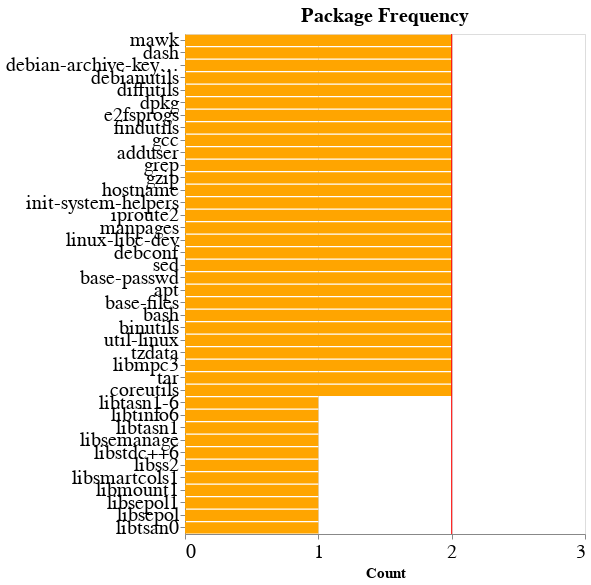

Notebook code for this chart:
### Code cell
# Filter data
chart_data = df_sbom_data_packages[(df_sbom_data_packages.target == 'time') & (df_sbom_data_packages.type_y == 'container')]
chart_data_grouped = chart_data.groupby(['package_names']).count().reset_index().sort_values('package_names').sort_values('bom', ascending=False).head(40)
# Plot data
pm1 = alt.Chart(chart_data_grouped, title='Package Frequency').mark_bar(color='orange').encode(
    x = alt.X('bom', title='Count', axis=alt.Axis(tickMinStep=1), scale=alt.Scale(domain=(0,len(chart_data.producer.unique())+1))),
    y = alt.Y('package_names', sort='-x', title=None)#, axis=alt.Axis(labels=False))
)
rule = alt.Chart(chart_data.drop_duplicates(subset=['producer'])).mark_rule(color='red').encode(
    x=('count(producer)')
)
(pm1+rule).properties(height=500,width=400).configure_axis(
    labelFontSize=20,
    titleFontSize=15
).configure_title(fontSize=20)

### Figure 1 — Vega-Lite specification as saved in the notebook (floating-point values rounded to 4 significant figures)
{"config": {"view": {"continuousWidth": 400, "continuousHeight": 300}, "axis": {"labelFontSize": 20, "titleFontSize": 15}, "title": {"fontSize": 20}}, "layer": [{"data": {"name": "data-5b0438abc52efca295e7e78a54c3f64a"}, "mark": {"type": "bar", "color": "orange"}, "encoding": {"x": {"type": "quantitative", "axis": {"tickMinStep": 1}, "field": "bom", "scale": {"domain": [0, 3]}, "title": "Count"}, "y": {"type": "nominal", "field": "package_names", "sort": "-x", "title": null}}, "title": "Package Frequency"}, {"data": {"name": "data-df828231903754203ff76ee72eafcee0"}, "mark": {"type": "rule", "color": "red"}, "encoding": {"x": {"type": "nominal", "aggregate": "count", "field": "producer"}}}], "height": 500, "width": 400, "$schema": "https://vega.github.io/schema/vega-lite/v4.8.1.json", "datasets": {"data-5b0438abc52efca295e7e78a54c3f64a": [{"package_names": "mawk", "bom": 2, "files": 2, "files_with_hashes": 1, "got_final_product": 2, "packages": 2, "packages_with_hashes": 2, "packages_with_ids": 2, "packages_with_names": 2, "packages_with_suppliers": 2, "relationships": 2, "sbom_author": 1, "sbom_created": 2, "sbom_target": 2, "supplier_names": 2, "type_x": 2, "file": 2, "format": 2, "gzipped": 2, "standard": 2, "version": 2, "zipfile": 2, "target": 2, "producer": 2, "sbom": 2, "type_y": 2}, {"package_names": "dash", "bom": 2, "files": 2, "files_with_hashes": 1, "got_final_product": 2, "packages": 2, "packages_with_hashes": 2, "packages_with_ids": 2, "packages_with_names": 2, "packages_with_suppliers": 2, "relationships": 2, "sbom_author": 1, "sbom_created": 2, "sbom_target": 2, "supplier_names": 2, "type_x": 2, "file": 2, "format": 2, "gzipped": 2, "standard": 2, "version": 2, "zipfile": 2, "target": 2, "producer": 2, "sbom": 2, "type_y": 2}, {"package_names": "debian-archive-keyring", "bom": 2, "files": 2, "files_with_hashes": 1, "got_final_product": 2, "packages": 2, "packages_with_hashes": 2, "packages_with_ids": 2, "packages_with_names": 2, "packages_with_suppliers": 2, "relationships": 2, "sbom_author": 1, "sbom_created": 2, "sbom_target": 2, "supplier_names": 2, "type_x": 2, "file": 2, "format": 2, "gzipped": 2, "standard": 2, "version": 2, "zipfile": 2, "target": 2, "producer": 2, "sbom": 2, "type_y": 2}, {"package_names": "debianutils", "bom": 2, "files": 2, "files_with_hashes": 1, "got_final_product": 2, "packages": 2, "packages_with_hashes": 2, "packages_with_ids": 2, "packages_with_names": 2, "packages_with_suppliers": 2, "relationships": 2, "sbom_author": 1, "sbom_created": 2, "sbom_target": 2, "supplier_names": 2, "type_x": 2, "file": 2, "format": 2, "gzipped": 2, "standard": 2, "version": 2, "zipfile": 2, "target": 2, "producer": 2, "sbom": 2, "type_y": 2}, {"package_names": "diffutils", "bom": 2, "files": 2, "files_with_hashes": 1, "got_final_product": 2, "packages": 2, "packages_with_hashes": 2, "packages_with_ids": 2, "packages_with_names": 2, "packages_with_suppliers": 2, "relationships": 2, "sbom_author": 1, "sbom_created": 2, "sbom_target": 2, "supplier_names": 2, "type_x": 2, "file": 2, "format": 2, "gzipped": 2, "standard": 2, "version": 2, "zipfile": 2, "target": 2, "producer": 2, "sbom": 2, "type_y": 2}, {"package_names": "dpkg", "bom": 2, "files": 2, "files_with_hashes": 1, "got_final_product": 2, "packages": 2, "packages_with_hashes": 2, "packages_with_ids": 2, "packages_with_names": 2, "packages_with_suppliers": 2, "relationships": 2, "sbom_author": 1, "sbom_created": 2, "sbom_target": 2, "supplier_names": 2, "type_x": 2, "file": 2, "format": 2, "gzipped": 2, "standard": 2, "version": 2, "zipfile": 2, "target": 2, "producer": 2, "sbom": 2, "type_y": 2}, {"package_names": "e2fsprogs", "bom": 2, "files": 2, "files_with_hashes": 1, "got_final_product": 2, "packages": 2, "packages_with_hashes": 2, "packages_with_ids": 2, "packages_with_names": 2, "packages_with_suppliers": 2, "relationships": 2, "sbom_author": 1, "sbom_created": 2, "sbom_target": 2, "supplier_names": 2, "type_x": 2, "file": 2, "format": 2, "gzipped": 2, "standard": 2, "version": 2, "zipfile": 2, "target": 2, "producer": 2, "sbom": 2, "type_y": 2}, {"package_names": "findutils", "bom": 2, "files": 2, "files_with_hashes": 1, "got_final_product": 2, "packages": 2, "packages_with_hashes": 2, "packages_with_ids": 2, "packages_with_names": 2, "packages_with_suppliers": 2, "relationships": 2, "sbom_author": 1, "sbom_created": 2, "sbom_target": 2, "supplier_names": 2, "type_x": 2, "file": 2, "format": 2, "gzipped": 2, "standard": 2, "version": 2, "zipfile": 2, "target": 2, "producer": 2, "sbom": 2, "type_y": 2}, {"package_names": "gcc", "bom": 2, "files": 2, "files_with_hashes": 1, "got_final_product": 2, "packages": 2, "packages_with_hashes": 2, "packages_with_ids": 2, "packages_with_names": 2, "packages_with_suppliers": 2, "relationships": 2, "sbom_author": 1, "sbom_created": 2, "sbom_target": 2, "supplier_names": 2, "type_x": 2, "file": 2, "format": 2, "gzipped": 2, "standard": 2, "version": 2, "zipfile": 2, "target": 2, "producer": 2, "sbom": 2, "type_y": 2}, {"package_names": "adduser", "bom": 2, "files": 2, "files_with_hashes": 1, "got_final_product": 2, "packages": 2, "packages_with_hashes": 2, "packages_with_ids": 2, "packages_with_names": 2, "packages_with_suppliers": 2, "relationships": 2, "sbom_author": 1, "sbom_created": 2, "sbom_target": 2, "supplier_names": 2, "type_x": 2, "file": 2, "format": 2, "gzipped": 2, "standard": 2, "version": 2, "zipfile": 2, "target": 2, "producer": 2, "sbom": 2, "type_y": 2}, {"package_names": "grep", "bom": 2, "files": 2, "files_with_hashes": 1, "got_final_product": 2, "packages": 2, "packages_with_hashes": 2, "packages_with_ids": 2, "packages_with_names": 2, "packages_with_suppliers": 2, "relationships": 2, "sbom_author": 1, "sbom_created": 2, "sbom_target": 2, "supplier_names": 2, "type_x": 2, "file": 2, "format": 2, "gzipped": 2, "standard": 2, "version": 2, "zipfile": 2, "target": 2, "producer": 2, "sbom": 2, "type_y": 2}, {"package_names": "gzip", "bom": 2, "files": 2, "files_with_hashes": 1, "got_final_product": 2, "packages": 2, "packages_with_hashes": 2, "packages_with_ids": 2, "packages_with_names": 2, "packages_with_suppliers": 2, "relationships": 2, "sbom_author": 1, "sbom_created": 2, "sbom_target": 2, "supplier_names": 2, "type_x": 2, "file": 2, "format": 2, "gzipped": 2, "standard": 2, "version": 2, "zipfile": 2, "target": 2, "producer": 2, "sbom": 2, "type_y": 2}, {"package_names": "hostname", "bom": 2, "files": 2, "files_with_hashes": 1, "got_final_product": 2, "packages": 2, "packages_with_hashes": 2, "packages_with_ids": 2, "packages_with_names": 2, "packages_with_suppliers": 2, "relationships": 2, "sbom_author": 1, "sbom_created": 2, "sbom_target": 2, "supplier_names": 2, "type_x": 2, "file": 2, "format": 2, "gzipped": 2, "standard": 2, "version": 2, "zipfile": 2, "target": 2, "producer": 2, "sbom": 2, "type_y": 2}, {"package_names": "init-system-helpers", "bom": 2, "files": 2, "files_with_hashes": 1, "got_final_product": 2, "packages": 2, "packages_with_hashes": 2, "packages_with_ids": 2, "packages_with_names": 2, "packages_with_suppliers": 2, "relationships": 2, "sbom_author": 1, "sbom_created": 2, "sbom_target": 2, "supplier_names": 2, "type_x": 2, "file": 2, "format": 2, "gzipped": 2, "standard": 2, "version": 2, "zipfile": 2, "target": 2, "producer": 2, "sbom": 2, "type_y": 2}, {"package_names": "iproute2", "bom": 2, "files": 2, "files_with_hashes": 1, "got_final_product": 2, "packages": 2, "packages_with_hashes": 2, "packages_with_ids": 2, "packages_with_names": 2, "packages_with_suppliers": 2, "relationships": 2, "sbom_author": 1, "sbom_created": 2, "sbom_target": 2, "supplier_names": 2, "type_x": 2, "file": 2, "format": 2, "gzipped": 2, "standard": 2, "version": 2, "zipfile": 2, "target": 2, "producer": 2, "sbom": 2, "type_y": 2}, {"package_names": "manpages", "bom": 2, "files": 2, "files_with_hashes": 1, "got_final_product": 2, "packages": 2, "packages_with_hashes": 2, "packages_with_ids": 2, "packages_with_names": 2, "packages_with_suppliers": 2, "relationships": 2, "sbom_author": 1, "sbom_created": 2, "sbom_target": 2, "supplier_names": 2, "type_x": 2, "file": 2, "format": 2, "gzipped": 2, "standard": 2, "version": 2, "zipfile": 2, "target": 2, "producer": 2, "sbom": 2, "type_y": 2}, {"package_names": "linux-libc-dev", "bom": 2, "files": 2, "files_with_hashes": 1, "got_final_product": 2, "packages": 2, "packages_with_hashes": 2, "packages_with_ids": 2, "packages_with_names": 2, "packages_with_suppliers": 2, "relationships": 2, "sbom_author": 1, "sbom_created": 2, "sbom_target": 2, "supplier_names": 2, "type_x": 2, "file": 2, "format": 2, "gzipped": 2, "standard": 2, "version": 2, "zipfile": 2, "target": 2, "producer": 2, "sbom": 2, "type_y": 2}, {"package_names": "debconf", "bom": 2, "files": 2, "files_with_hashes": 1, "got_final_product": 2, "packages": 2, "packages_with_hashes": 2, "packages_with_ids": 2, "packages_with_names": 2, "packages_with_suppliers": 2, "relationships": 2, "sbom_author": 1, "sbom_created": 2, "sbom_target": 2, "supplier_names": 2, "type_x": 2, "file": 2, "format": 2, "gzipped": 2, "standard": 2, "version": 2, "zipfile": 2, "target": 2, "producer": 2, "sbom": 2, "type_y": 2}, {"package_names": "sed", "bom": 2, "files": 2, "files_with_hashes": 1, "got_final_product": 2, "packages": 2, "packages_with_hashes": 2, "packages_with_ids": 2, "packages_with_names": 2, "packages_with_suppliers": 2, "relationships": 2, "sbom_author": 1, "sbom_created": 2, "sbom_target": 2, "supplier_names": 2, "type_x": 2, "file": 2, "format": 2, "gzipped": 2, "standard": 2, "version": 2, "zipfile": 2, "target": 2, "producer": 2, "sbom": 2, "type_y": 2}, {"package_names": "base-passwd", "bom": 2, "files": 2, "files_with_hashes": 1, "got_final_product": 2, "packages": 2, "packages_with_hashes": 2, "packages_with_ids": 2, "packages_with_names": 2, "packages_with_suppliers": 2, "relationships": 2, "sbom_author": 1, "sbom_created": 2, "sbom_target": 2, "supplier_names": 2, "type_x": 2, "file": 2, "format": 2, "gzipped": 2, "standard": 2, "version": 2, "zipfile": 2, "target": 2, "producer": 2, "sbom": 2, "type_y": 2}, {"package_names": "apt", "bom": 2, "files": 2, "files_with_hashes": 1, "got_final_product": 2, "packages": 2, "packages_with_hashes": 2, "packages_with_ids": 2, "packages_with_names": 2, "packages_with_suppliers": 2, "relationships": 2, "sbom_author": 1, "sbom_created": 2, "sbom_target": 2, "supplier_names": 2, "type_x": 2, "file": 2, "format": 2, "gzipped": 2, "standard": 2, "version": 2, "zipfile": 2, "target": 2, "producer": 2, "sbom": 2, "type_y": 2}, {"package_names": "base-files", "bom": 2, "files": 2, "files_with_hashes": 1, "got_final_product": 2, "packages": 2, "packages_with_hashes": 2, "packages_with_ids": 2, "packages_with_names": 2, "packages_with_suppliers": 2, "relationships": 2, "sbom_author": 1, "sbom_created": 2, "sbom_target": 2, "supplier_names": 2, "type_x": 2, "file": 2, "format": 2, "gzipped": 2, "standard": 2, "version": 2, "zipfile": 2, "target": 2, "producer": 2, "sbom": 2, "type_y": 2}, {"package_names": "bash", "bom": 2, "files": 2, "files_with_hashes": 1, "got_final_product": 2, "packages": 2, "packages_with_hashes": 2, "packages_with_ids": 2, "packages_with_names": 2, "packages_with_suppliers": 2, "relationships": 2, "sbom_author": 1, "sbom_created": 2, "sbom_target": 2, "supplier_names": 2, "type_x": 2, "file": 2, "format": 2, "gzipped": 2, "standard": 2, "version": 2, "zipfile": 2, "target": 2, "producer": 2, "sbom": 2, "type_y": 2}, {"package_names": "binutils", "bom": 2, "files": 2, "files_with_hashes": 1, "got_final_product": 2, "packages": 2, "packages_with_hashes": 2, "packages_with_ids": 2, "packages_with_names": 2, "packages_with_suppliers": 2, "relationships": 2, "sbom_author": 1, "sbom_created": 2, "sbom_target": 2, "supplier_names": 2, "type_x": 2, "file": 2, "format": 2, "gzipped": 2, "standard": 2, "version": 2, "zipfile": 2, "target": 2, "producer": 2, "sbom": 2, "type_y": 2}, {"package_names": "util-linux", "bom": 2, "files": 2, "files_with_hashes": 1, "got_final_product": 2, "packages": 2, "packages_with_hashes": 2, "packages_with_ids": 2, "packages_with_names": 2, "packages_with_suppliers": 2, "relationships": 2, "sbom_author": 1, "sbom_created": 2, "sbom_target": 2, "supplier_names": 2, "type_x": 2, "file": 2, "format": 2, "gzipped": 2, "standard": 2, "version": 2, "zipfile": 2, "target": 2, "producer": 2, "sbom": 2, "type_y": 2}, {"package_names": "tzdata", "bom": 2, "files": 2, "files_with_hashes": 1, "got_final_product": 2, "packages": 2, "packages_with_hashes": 2, "packages_with_ids": 2, "packages_with_names": 2, "packages_with_suppliers": 2, "relationships": 2, "sbom_author": 1, "sbom_created": 2, "sbom_target": 2, "supplier_names": 2, "type_x": 2, "file": 2, "format": 2, "gzipped": 2, "standard": 2, "version": 2, "zipfile": 2, "target": 2, "producer": 2, "sbom": 2, "type_y": 2}, {"package_names": "libmpc3", "bom": 2, "files": 2, "files_with_hashes": 1, "got_final_product": 2, "packages": 2, "packages_with_hashes": 2, "packages_with_ids": 2, "packages_with_names": 2, "packages_with_suppliers": 2, "relationships": 2, "sbom_author": 1, "sbom_created": 2, "sbom_target": 2, "supplier_names": 2, "type_x": 2, "file": 2, "format": 2, "gzipped": 2, "standard": 2, "version": 2, "zipfile": 2, "target": 2, "producer": 2, "sbom": 2, "type_y": 2}, {"package_names": "tar", "bom": 2, "files": 2, "files_with_hashes": 1, "got_final_product": 2, "packages": 2, "packages_with_hashes": 2, "packages_with_ids": 2, "packages_with_names": 2, "packages_with_suppliers": 2, "relationships": 2, "sbom_author": 1, "sbom_created": 2, "sbom_target": 2, "supplier_names": 2, "type_x": 2, "file": 2, "format": 2, "gzipped": 2, "standard": 2, "version": 2, "zipfile": 2, "target": 2, "producer": 2, "sbom": 2, "type_y": 2}, {"package_names": "coreutils", "bom": 2, "files": 2, "files_with_hashes": 1, "got_final_product": 2, "packages": 2, "packages_with_hashes": 2, "packages_with_ids": 2, "packages_with_names": 2, "packages_with_suppliers": 2, "relationships": 2, "sbom_author": 1, "sbom_created": 2, "sbom_target": 2, "supplier_names": 2, "type_x": 2, "file": 2, "format": 2, "gzipped": 2, "standard": 2, "version": 2, "zipfile": 2, "target": 2, "producer": 2, "sbom": 2, "type_y": 2}, {"package_names": "libtasn1-6", "bom": 1, "files": 1, "files_with_hashes": 1, "got_final_product": 1, "packages": 1, "packages_with_hashes": 1, "packages_with_ids": 1, "packages_with_names": 1, "packages_with_suppliers": 1, "relationships": 1, "sbom_author": 0, "sbom_created": 1, "sbom_target": 1, "supplier_names": 1, "type_x": 1, "file": 1, "format": 1, "gzipped": 1, "standard": 1, "version": 1, "zipfile": 1, "target": 1, "producer": 1, "sbom": 1, "type_y": 1}, {"package_names": "libtinfo6", "bom": 1, "files": 1, "files_with_hashes": 1, "got_final_product": 1, "packages": 1, "packages_with_hashes": 1, "packages_with_ids": 1, "packages_with_names": 1, "packages_with_suppliers": 1, "relationships": 1, "sbom_author": 0, "sbom_created": 1, "sbom_target": 1, "supplier_names": 1, "type_x": 1, "file": 1, "format": 1, "gzipped": 1, "standard": 1, "version": 1, "zipfile": 1, "target": 1, "producer": 1, "sbom": 1, "type_y": 1}, {"package_names": "libtasn1", "bom": 1, "files": 1, "files_with_hashes": 0, "got_final_product": 1, "packages": 1, "packages_with_hashes": 1, "packages_with_ids": 1, "packages_with_names": 1, "packages_with_suppliers": 1, "relationships": 1, "sbom_author": 1, "sbom_created": 1, "sbom_target": 1, "supplier_names": 1, "type_x": 1, "file": 1, "format": 1, "gzipped": 1, "standard": 1, "version": 1, "zipfile": 1, "target": 1, "producer": 1, "sbom": 1, "type_y": 1}, {"package_names": "libsemanage", "bom": 1, "files": 1, "files_with_hashes": 0, "got_final_product": 1, "packages": 1, "packages_with_hashes": 1, "packages_with_ids": 1, "packages_with_names": 1, "packages_with_suppliers": 1, "relationships": 1, "sbom_author": 1, "sbom_created": 1, "sbom_target": 1, "supplier_names": 1, "type_x": 1, "file": 1, "format": 1, "gzipped": 1, "standard": 1, "version": 1, "zipfile": 1, "target": 1, "producer": 1, "sbom": 1, "type_y": 1}, {"package_names": "libstdc++6", "bom": 1, "files": 1, "files_with_hashes": 1, "got_final_product": 1, "packages": 1, "packages_with_hashes": 1, "packages_with_ids": 1, "packages_with_names": 1, "packages_with_suppliers": 1, "relationships": 1, "sbom_author": 0, "sbom_created": 1, "sbom_target": 1, "supplier_names": 1, "type_x": 1, "file": 1, "format": 1, "gzipped": 1, "standard": 1, "version": 1, "zipfile": 1, "target": 1, "producer": 1, "sbom": 1, "type_y": 1}, {"package_names": "libss2", "bom": 1, "files": 1, "files_with_hashes": 1, "got_final_product": 1, "packages": 1, "packages_with_hashes": 1, "packages_with_ids": 1, "packages_with_names": 1, "packages_with_suppliers": 1, "relationships": 1, "sbom_author": 0, "sbom_created": 1, "sbom_target": 1, "supplier_names": 1, "type_x": 1, "file": 1, "format": 1, "gzipped": 1, "standard": 1, "version": 1, "zipfile": 1, "target": 1, "producer": 1, "sbom": 1, "type_y": 1}, {"package_names": "libsmartcols1", "bom": 1, "files": 1, "files_with_hashes": 1, "got_final_product": 1, "packages": 1, "packages_with_hashes": 1, "packages_with_ids": 1, "packages_with_names": 1, "packages_with_suppliers": 1, "relationships": 1, "sbom_author": 0, "sbom_created": 1, "sbom_target": 1, "supplier_names": 1, "type_x": 1, "file": 1, "format": 1, "gzipped": 1, "standard": 1, "version": 1, "zipfile": 1, "target": 1, "producer": 1, "sbom": 1, "type_y": 1}, {"package_names": "libmount1", "bom": 1, "files": 1, "files_with_hashes": 1, "got_final_product": 1, "packages": 1, "packages_with_hashes": 1, "packages_with_ids": 1, "packages_with_names": 1, "packages_with_suppliers": 1, "relationships": 1, "sbom_author": 0, "sbom_created": 1, "sbom_target": 1, "supplier_names": 1, "type_x": 1, "file": 1, "format": 1, "gzipped": 1, "standard": 1, "version": 1, "zipfile": 1, "target": 1, "producer": 1, "sbom": 1, "type_y": 1}, {"package_names": "libsepol1", "bom": 1, "files": 1, "files_with_hashes": 1, "got_final_product": 1, "packages": 1, "packages_with_hashes": 1, "packages_with_ids": 1, "packages_with_names": 1, "packages_with_suppliers": 1, "relationships": 1, "sbom_author": 0, "sbom_created": 1, "sbom_target": 1, "supplier_names": 1, "type_x": 1, "file": 1, "format": 1, "gzipped": 1, "standard": 1, "version": 1, "zipfile": 1, "target": 1, "producer": 1, "sbom": 1, "type_y": 1}, {"package_names": "libsepol", "bom": 1, "files": 1, "files_with_hashes": 0, "got_final_product": 1, "packages": 1, "packages_with_hashes": 1, "packages_with_ids": 1, "packages_with_names": 1, "packages_with_suppliers": 1, "relationships": 1, "sbom_author": 1, "sbom_created": 1, "sbom_target": 1, "supplier_names": 1, "type_x": 1, "file": 1, "format": 1, "gzipped": 1, "standard": 1, "version": 1, "zipfile": 1, "target": 1, "producer": 1, "sbom": 1, "type_y": 1}, {"package_names": "libtsan0", "bom": 1, "files": 1, "files_with_hashes": 1, "got_final_product": 1, "packages": 1, "packages_with_hashes": 1, "packages_with_ids": 1, "packages_with_names": 1, "packages_with_suppliers": 1, "relationships": 1, "sbom_author": 0, "sbom_created": 1, "sbom_target": 1, "supplier_names": 1, "type_x": 1, "file": 1, "format": 1, "gzipped": 1, "standard": 1, "version": 1, "zipfile": 1, "target": 1, "producer": 1, "sbom": 1, "type_y": 1}], "data-df828231903754203ff76ee72eafcee0": [{"bom": "inputs-docfest/Cisco/Time-19-1629840079506.spdx.json", "files": 0, "files_with_hashes": null, "got_final_product": true, "package_names": "libfdisk", "packages": 76, "packages_with_hashes": 0, "packages_with_ids": 76, "packages_with_names": 76, "packages_with_suppliers": 76, "relationships": 76, "sbom_author": "Organization: Cisco", "sbom_created": "2021-08-24T21:08:19Z", "sbom_target": "Time-1.9", "supplier_names": ["Organization: Debian International", "Organization: null", "Organization: debian", "Organization: time_project", "Organization: alioth.debian.org", "Organization: www.kernel.org", "Organization: photon"], "type_x": "SpdxJsonSbom", "file": "inputs-docfest/Cisco/Time-19-1629840079506.spdx.json", "format": "json", "gzipped": false, "standard": "spdx", "version": "SPDX-2.2", "zipfile": false, "target": "time", "producer": "Cisco", "sbom": "Cisco/Time-19-1629840079506.spdx.json", "type_y": "container"}, {"bom": "inputs-docfest/Tern/time/spdx_json/tern-time-scancode-spdx.json", "files": 8510, "files_with_hashes": 8510.0, "got_final_product": true, "package_names": "libuuid1", "packages": 125, "packages_with_hashes": 0, "packages_with_ids": 125, "packages_with_names": 125, "packages_with_suppliers": 0, "relationships": 128, "sbom_author": null, "sbom_created": "2021-09-01T17:59:15Z", "sbom_target": "Tern report for auomatingcompliancetooling/spdxdocfest", "supplier_names": [], "type_x": "SpdxJsonSbom", "file": "inputs-docfest/Tern/time/spdx_json/tern-time-scancode-spdx.json", "format": "json", "gzipped": false, "standard": "spdx", "version": "SPDX-2.2", "zipfile": false, "target": "time", "producer": "Tern", "sbom": "Tern/time/spdx_json/tern-time-scancode-spdx.json", "type_y": "container"}]}}
